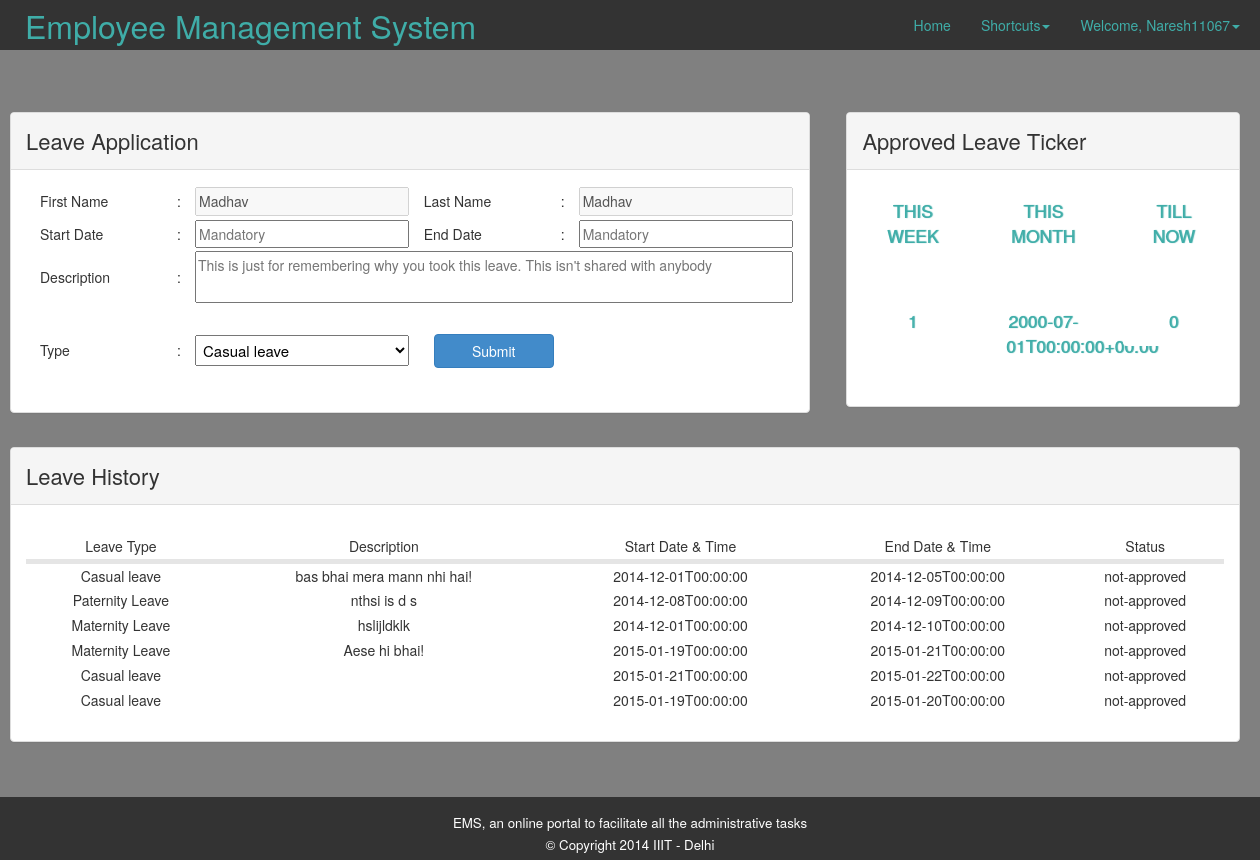
The page /INCLUDES/Leave.php (signed in) on the database as committed earlier.
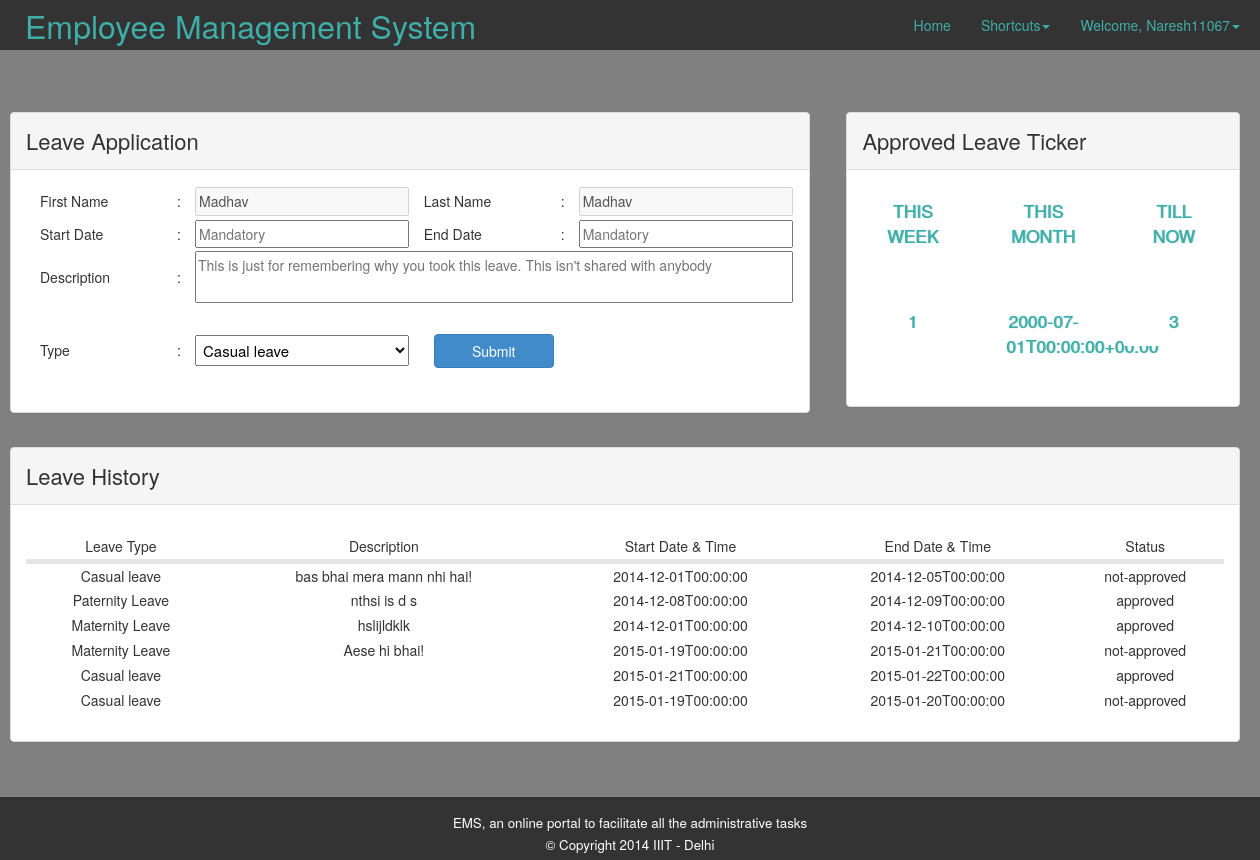
The same page on the database as committed later.
### tables this page shows
CREATE TABLE IF NOT EXISTS `users` (
  `rights` bigint(20) NOT NULL DEFAULT '0',
  `U_id` int(50) NOT NULL AUTO_INCREMENT COMMENT 'User ID',
  `flag` int(1) NOT NULL,
  `username` varchar(20) NOT NULL,
  `email` varchar(100) NOT NULL,
  `password` varchar(100) NOT NULL,
  `firstname` varchar(100) NOT NULL,
  `middlename` varchar(100) DEFAULT NULL,
  `lastname` varchar(100) NOT NULL,
  `DOB` date NOT NULL,
  `mobile` bigint(100) NOT NULL,
  `image` longblob NOT NULL,
  PRIMARY KEY (`U_id`),
  UNIQUE KEY `username` (`username`,`email`)
);

CREATE TABLE IF NOT EXISTS `leave` (
  `l_id` bigint(20) NOT NULL AUTO_INCREMENT,
  `id` bigint(20) NOT NULL,
  `title` varchar(200) NOT NULL,
  `start` varchar(200) NOT NULL,
  `end` varchar(200) NOT NULL,
  `description` varchar(200) NOT NULL,
  `backgroundColor` varchar(100) NOT NULL,
  PRIMARY KEY (`l_id`)
);

### INCLUDES/Leave.php (the view, shortened to what this page needs)
<!DOCTYPE html>
<html>
<?php
	if(!$_SESSION['username']){
        echo (
			"<SCRIPT LANGUAGE='JavaScript'>
    			window.location.href='../';
    		   	window.alert('Not logged in.Please login to EMS to continue.')
    			</SCRIPT>"
		);
	}
	else {
?>
        <head>
            <link rel="stylesheet" type="text/css" href="../CSS/bootstrap.css" media="screen" />
            <link rel="stylesheet" type="text/css" href="../CSS/leave.css" media="screen" />
             <link rel="stylesheet" href="//code.jquery.com/ui/1.11.2/themes/smoothness/jquery-ui.css">
</head>
        <?php
            include 'Variables.php';
       ?>
        <?php
            $details=mysql_query("select firstname, lastname from users where U_id = '".$_SESSION['userid']."';") or die(mysql_error());
            while($rows = mysql_fetch_array($details)){
                $fname = $rows['firstname'];
                $lname = $rows['lastname'];
            }
        $userid = mysql_query("select U_id from `users` where username='".$_SESSION['username']."'");
        $fetch_userid=mysql_fetch_array($userid);
        ?>
        <body  style="background-color:#808080">
            <section>
                <nav class="navbar navbar-fixed-top" role="navigation">
                <div class="navbar-inner">
                    <div class="container">
                        <div class="navbar-header">
                            <ul class="nav navbar-nav">
                                <li class="active"><a class="navbar-brand" href="Home.php"><font size="+3"> Employee Management System</font></a></li>
                            </ul>
                        </div>
                        <div class="navbar-collapse collapse">
                            <ul class="nav navbar-nav navbar-right">
                                <li><a href="Home.php">Home</a></li>
                                <li class="dropdown"><a href="#" class="dropdown-toggle" data-toggle="dropdown">Shortcuts<b class="caret"></b></a>
                                </li>
                                <li class="dropdown"><a href="#" class="dropdown-toggle" data-toggle="dropdown"><?php echo "Welcome, ".$_SESSION['username'] . "<b class='caret'></b>"?></a>
                                </li>
                            </ul>
                        </div>
                    </div>
                </div>
            </nav>
            </section>
            <section>
                <div class="container" style="margin-top:8em;">
                    <section>
                        <form id="form1" method="POST">
                            <div class="panel panel-default" id="leave_form">
                                    <div class="panel-heading">Leave Application</div>
                                    <div class="panel-body">
                                        <table>
                                            <tr>
                                                <td class="Label" >First Name </td>
                                                <td id="colon"> : </td>
                                                <td ><input type="text" name="leave_fname" contenteditable="false" value="<?php if(isset($fname)){echo $fname;}?>" style="width:100%" disabled/></td>
                                                <td class="Label" >Last Name </td>
                                                <td id="colon"> : </td>
                                                <td ><input type="text" name="leave_lname" contenteditable="false" value="<?php if(isset($lname)){echo $lname;}?>" style="width:100%" disabled/></td>
                                            </tr>
                                            <tr>
                                                <td class="Label" >Start Date</td>
                                                <td id="colon"> : </td>
                                                <td ><input id="sdate" type="text" style="width:100%"  title="yyyy-mm-dd" name="leave_start" placeholder="Mandatory" /> </td>
                                                <td class="Label" >End Date</td>
                                                <td id="colon"> : </td>
                                                <td ><input id="edate" type="text" style="width:100%"  title="yyyy-mm-dd" name="leave_end" placeholder="Mandatory" /></td>
                                            </tr>
                                            <tr>
                                                <td class="Label">Description</td>
                                                <td id="colon"> : </td>
                                                <td colspan="5"><textarea name="descrip" style="width:100%" placeholder="This is just for remembering why you took this leave. This isn't shared with anybody "></textarea></td>
                                            </tr>
                                            <tr>
                                                <td class="Label">Type </td>
                                                <td id="colon"> : </td>
                                                <td>
                                                <select name="leave_type" form="form1">
                                                    <option value="Casual leave">Casual leave</option>
                                                </select>
                                                </td>
                                                <td colspan="2" align="center"><input class="btn btn-primary" style="margin:1em 0" name="submitleave" type="submit" value="Submit" /></td>
                                            </tr>
                                        </table>
                                    </div>
    </div>
                            <div class="panel panel-default" id="leave_ticker">
                                    <div class="panel-heading">Approved Leave Ticker</div>
                                    <div class="panel-body">
                                        <div class="row">
                                            <div class="col-xs-6 col-md-4">
                                                <a class="thumbnail">
                                                    <div class="caption">
                                                        THIS <br /> WEEK
                                                    </div>
                                                </a>
                                            </div>
                                            <div class="col-xs-6 col-md-4">
                                                <a class="thumbnail">
                                                  <div class="caption">
                                                        THIS <br /> MONTH
                                                    </div>
                                                </a>
                                            </div>
                                            <div class="col-xs-6 col-md-4">
                                                <a class="thumbnail">
                                                 <div class="caption">
                                                        TILL <br />NOW
                                                    </div>
                                                </a>
                                            </div>
                                        </div>
                                        <div class="row"  style="margin-top:1em">
                                            <div class="col-xs-6 col-md-4">
                                                <a class="thumbnail">
                                                    <div class="caption">
                                                        1
                                                    </div>
                                                </a>
                                            </div>
                                            <div class="col-xs-6 col-md-4">
                                                <a class="thumbnail">
                                                  <div class="caption">
                                                    <?php
                                                        echo date(DATE_ATOM, mktime(0, 0, 0, 7, 1, 2000));
                                                    ?>
                                                    </div>
                                                </a>
                                            </div>
                                            <div class="col-xs-6 col-md-4">
                                                <a class="thumbnail">
                                                 <div class="caption">
                                                    <?php
                                                        $alltime_leaves = mysql_query("select count(*) from `leave` where id='".$fetch_userid[0]."' and backgroundColor='Green'");
                                                        $fetch2=mysql_fetch_array($alltime_leaves);
                                                        echo "".$fetch2[0];
                                                    ?>
                                                    </div>
                                                </a>
                                            </div>
                                        </div>
                                    </div>
                                </div>
                        </form>
                    </section>
                </div>
            </section>
            <section>
                <div class="container">
                    <div class="panel panel-default" id="leave_history">
                        <div class="panel-heading">Leave History</div>
                        <div class="panel-body">
                            <table class="tb5" width="100%"  style="margin:1em 0;">
                                <tr>
                                                    <td align="center">Leave Type</td>
                                                    <td align="center">Description</td>
                                                    <td align="center">Start Date & Time</td>
                                                    <td align="center">End Date & Time</td>
                                                    <td align="center">Status</td>
                                                </tr>
                                <tr>
                                                    <td class="divider" colspan="7"></td>
                                                </tr>
                                <?php
                                    $all_leaves = mysql_query("select title,description,start,end,backgroundColor from `leave` where id='".$fetch_userid[0]."'");
                                    while ($fetch3=mysql_fetch_array($all_leaves)) {
                                ?>
                                    <tr>
                                            <td align="center"><?php echo $fetch3[0] ?></td>
                                            <td align="center"><?php echo $fetch3[1] ?></td>
                                            <td align="center"><?php echo $fetch3[2] ?></td>
                                            <td align="center"><?php echo $fetch3[3] ?></td>
                                            <td align="center"><?php if($fetch3[4] == "orange"){echo "not-approved";}else{echo "approved";} ?></td>
                                        </tr>
                                <?php
                                    }
                                ?>
                            </table>
                        </div>
                    </div>
                </div>
            </section>
            <section>
                <div class="footer">
                    <div id="legal">
                        EMS, an online portal to facilitate all the administrative tasks<br>
                        © Copyright 2014 IIIT - Delhi
                    </div>
                </div>
            </section>
        </body>
    </html>
<?php
    }
?>

### CSS/leave.css (style rules this page uses)
table { width:100%; }
#leave_form { position:relative; width:65%; float:left }
#leave_ticker { position:relative; float:right; width:32%; }
.Label { position:relative; width:150px; padding:5px 1em 5px 1em; }
#colon { padding-right:10px; }
textarea[name=descrip] { resize: none; }
#leave_history { position:relative; top:1em; }
select { width: 100%; padding:0.2em; margin: 2em 0; font-size: 15px; }
.divider { height: 5px; overflow: hidden; background-color: #e5e5e5; }

Rows that differ between the two databases and show on the page:
changed leave "Paternity Leave": backgroundColor "not-approved" → "approved"
changed leave "hslijldklk": backgroundColor "not-approved" → "approved"
changed leave (number 5 of 6 on the later page): backgroundColor "not-approved" → "approved"
Other text that changed with them:
$fetch2[0]: "0" → "3"
